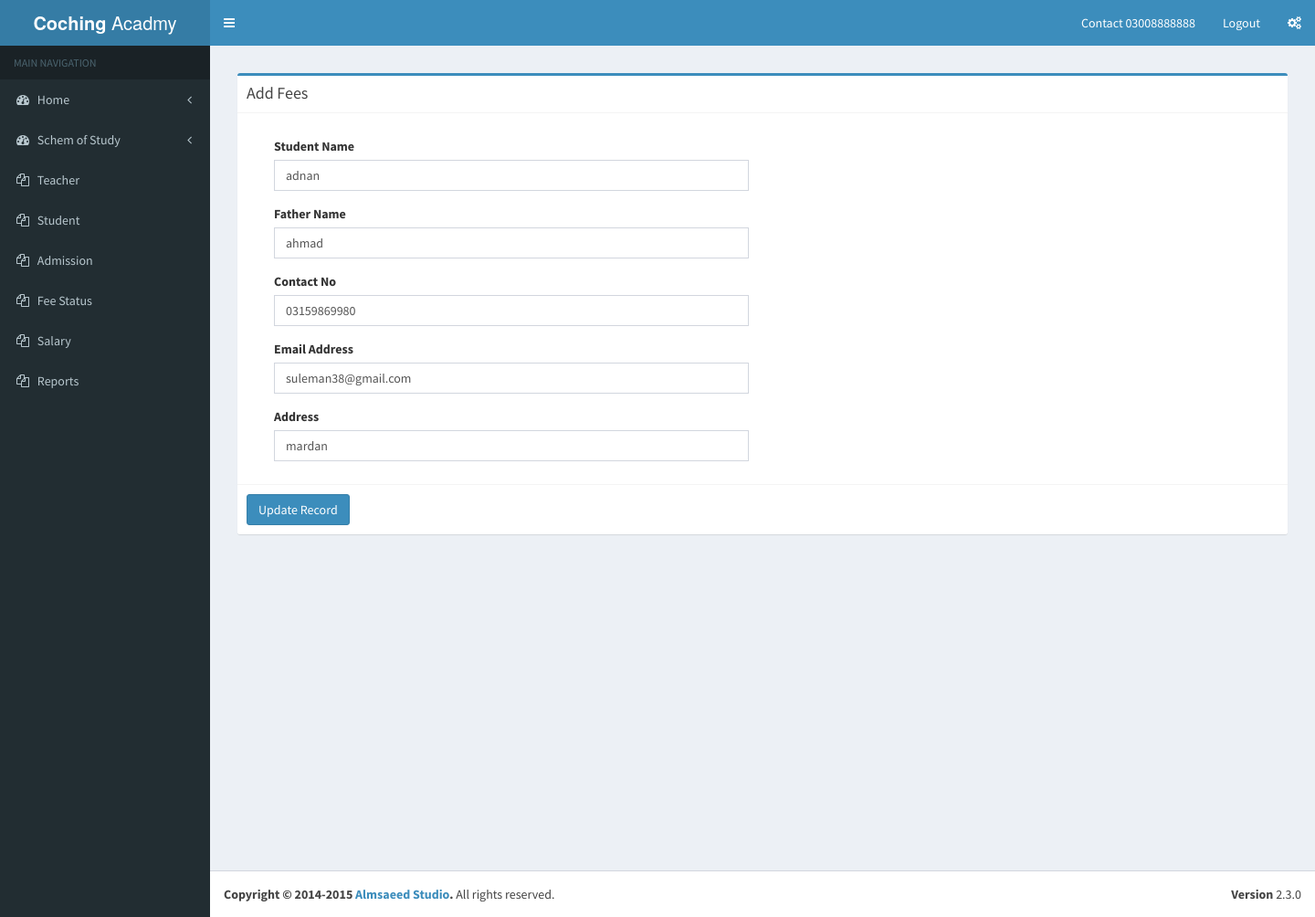
The app's page /student_edit.php?id=86 with its own data.
### tables this page shows
CREATE TABLE `student` (
  `student_id` int(255) NOT NULL,
  `student_name` varchar(255) NOT NULL,
  `father_name` varchar(255) NOT NULL,
  `contact_no` varchar(255) NOT NULL,
  `email_adress` varchar(255) NOT NULL,
  `address` varchar(255) NOT NULL
);

### student_edit.php (the view, shortened to what this page needs)
<?php
include 'include/conn.php';
include 'include/header.php';
include 'include/leftsidebar.php';
$idget=$_GET['id'];
$sql = ("SELECT * FROM `student` WHERE `student_id` = '$idget'");
$stmt = $conn->prepare($sql);
$stmt->execute();
$result = $stmt->fetchAll();
?>
    <div class="content-wrapper">
        <section class="content">
        <section class="content">
          <div class="row">
            <div class="col-md-12">
              <div class="box box-primary">
                <div class="box-header with-border">
                  <h3 class="box-title">Add Fees</h3>
                </div>
                <form role="form" method="post">
                  <div class="box-body">
                    <div class="form-group col-md-12">
              <div class="col-md-6"></div>
                    </div>
                    <div class="form-group col-md-12">
                    <div class="col-md-6">  <label for="exampleInputPassword1">Student Name</label>
                      <input type="text" name="student_name" class="form-control" placeholder="enter discount" value="<?=$result[0]['student_name']?>">
                      </div>
            <div class="col-md-6"></div>
           </div>
           <div class="form-group col-md-12">
                      <div class="col-md-6"><label for="exampleInputPassword1">Father Name</label>
                      <input type="text" name="father_name" class="form-control" placeholder="enter teacher's percentage" value="<?=$result[0]['father_name']?>">
                    </div>
          <div class="col-md-6"></div>
          </div>
          <div class="form-group col-md-12">
                      <div class="col-md-6"><label for="exampleInputPassword1">Contact No</label>
                      <input type="text" name="contact_no" class="form-control" placeholder="enter date" value="<?=$result[0]['contact_no']?>">
                    </div>
                    </div>
					<div class="form-group col-md-12">
                      <div class="col-md-6"><label for="exampleInputPassword1">Email Address</label>
                      <input type="text" name="email_adress" class="form-control" placeholder="enter date" value="<?=$result[0]['email_adress']?>">
                    </div>
                    </div>
					<div class="form-group col-md-12">
                      <div class="col-md-6"><label for="exampleInputPassword1">Address</label>
                      <input type="text" name="address" class="form-control" placeholder="enter date" value="<?=$result[0]['address']?>">
                    </div>
                    </div>
                    </div>
                  <div class="box-footer">
                    <button type="submit" name="submit" class="btn btn-primary">Update Record</button>
                  </div>
                </form>
              </div>
        </section>
      </div>
</div>
<?php include 'include/footer.php';?>

### records on screen
student: student_name "adnan", father_name "ahmad", contact_no "03159869980", email_adress "suleman38@gmail.com", address "mardan"
